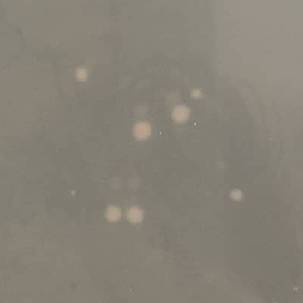
#> input picture images/1.png, 303 x 303 px; its folder holds only this picture in this run
$ python ohtsu_test.py
#> lines starting #> are read from the running program, lines starting #| are printed output that depends on the picture; after the words box and inside, x2 and y2 are one past the last pixel; in counts of white or black regions, pixels touching at a corner belong together
#> further down, img is the input picture: shape (303, 303, 3); mean B, G, R 118.8, 129.9, 135.3
import numpy as np
import os
import cv2
import glob

def otsu(input_image, min = 0, max = 255):

    #各画素の明るさの集計
#> called with min = 0, max = 255
    hist = [np.sum(input_image == i) for i in range(256)]
#> hist = 256 values, max 11957 at index 124, min 0 at index 0, mean 358.6

    s_max = (0,-10)

    for th in range(0, 255, 1):

        #閾値で分けたとりあえずのクラスの要素数
        n1 = sum(hist[:th])
        n2 = sum(hist[th:])

        # それぞれのクラスの画素値の平均
        if n1 == 0 : mu1 = 0
        else : mu1 = sum([i * hist[i] for i in range(0,th)]) / n1
        if n2 == 0 : mu2 = 0
        else : mu2 = sum([i * hist[i] for i in range(th, 256)]) / n2

        # クラス間分散の分子
        s = n1 * n2 * (mu1 - mu2) ** 2

        # クラス間分散の分子の最大値の保持
        if s > s_max[1]:
            s_max = (th, s)
#> this loop made 255 passes
#> s_max on pass 1: (0, 0)
#> after the loop, s_max = (134, 2.72e+11)

    # クラス間分散が最大のときの閾値を取得
    t = s_max[0]
#> t = 134

    # 二値化処理
    input_image[input_image < t] = min
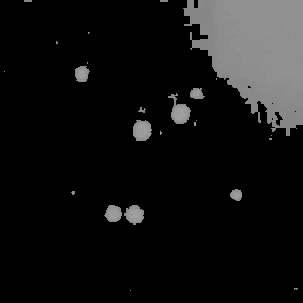
#> input_image: shape (303, 303); min 0, max 166, mean 19.1
    input_image[input_image >= t] = max
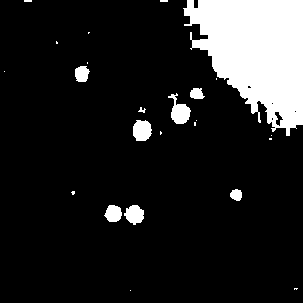
#> input_image: shape (303, 303); 13.5% white; 24 white regions (15 under 20 px)

    return input_image


input_image_links = glob.glob("./images/*")

for input_image_link in input_image_links:
    file_name = os.path.splitext(os.path.basename(input_image_link))[0]

    # 入力画像の読み込み
    img = cv2.imread(input_image_link)

    # グレースケール変換
    gray = cv2.cvtColor(img, cv2.COLOR_RGB2GRAY)

    # 方法1（NumPyで実装）
    two_value = otsu(gray)

    # 結果を出力
    cv2.imwrite(f"./results/{file_name}_result.png", two_value)

    import cv2  #OpenCVのインポート

    contours, hierarchy = cv2.findContours(gray, cv2.RETR_TREE, cv2.CHAIN_APPROX_SIMPLE) #img_binaryを輪郭抽出
#> contours = 29 contours, 20 with area under 20; largest, box (x1, y1, x2, y2) and area: (183, 0, 303, 136) 10386, (168, 93, 191, 124) 314, (133, 120, 152, 141) 295, (124, 205, 144, 225) 252, (104, 205, 122, 222) 206
    cv2.drawContours(img, contours, -1, (0,0,255), 2) #抽出した輪郭を赤色でimg_colorに重ね書き
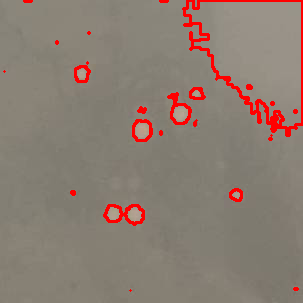
#> img: shape (303, 303, 3); 3.77% of pixels changed, all inside (x1, y1, x2, y2) = (3, 0, 303, 292)
    print(len(contours)) #抽出した輪郭の個数を表示する
#| 29

    cv2.imshow("contours",img) #別ウィンドウを開き(ウィンドウ名 "contours")オブジェクトimg_colorを表示

    cv2.waitKey(0) #キー入力待ち
    cv2.destroyAllWindows() #ウインドウを閉じる

$ run again, on images/3.png
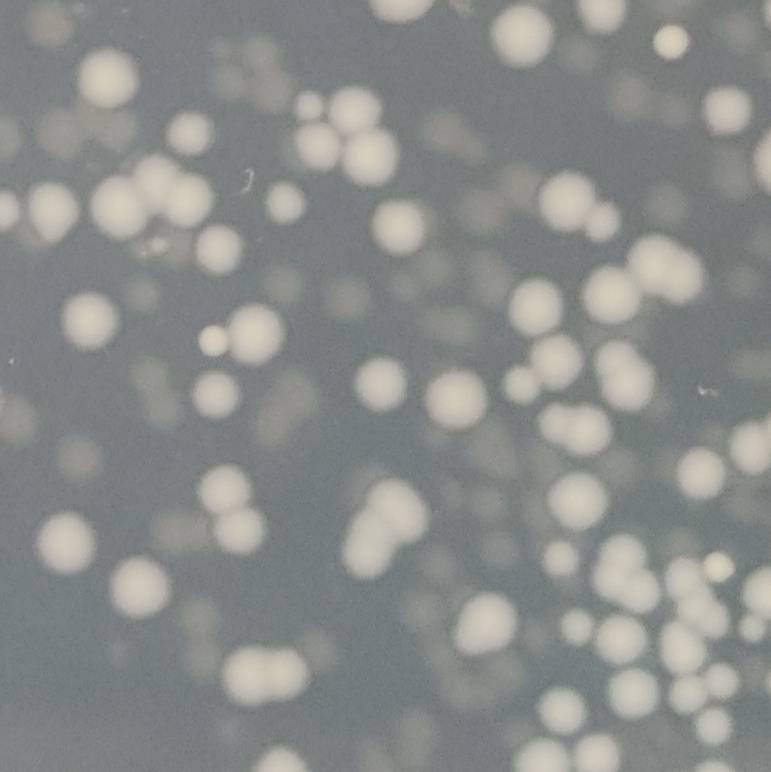
#> input picture images/3.png, 771 x 772 px
#> img is the input picture: shape (772, 771, 3); mean B, G, R 138.8, 140.7, 138.5
#> hist = 256 values, max 44293 at index 126, min 0 at index 0, mean 2325
#> the loop in otsu, `for th in range(0, 255, 1):` made 255 passes
#> s_max on pass 1: (0, 0)
#> after the loop in otsu, `for th in range(0, 255, 1):`: s_max = (156, 1.43e+14)
#> t = 156
#> in otsu, `input_image[input_image >= t] = max`:
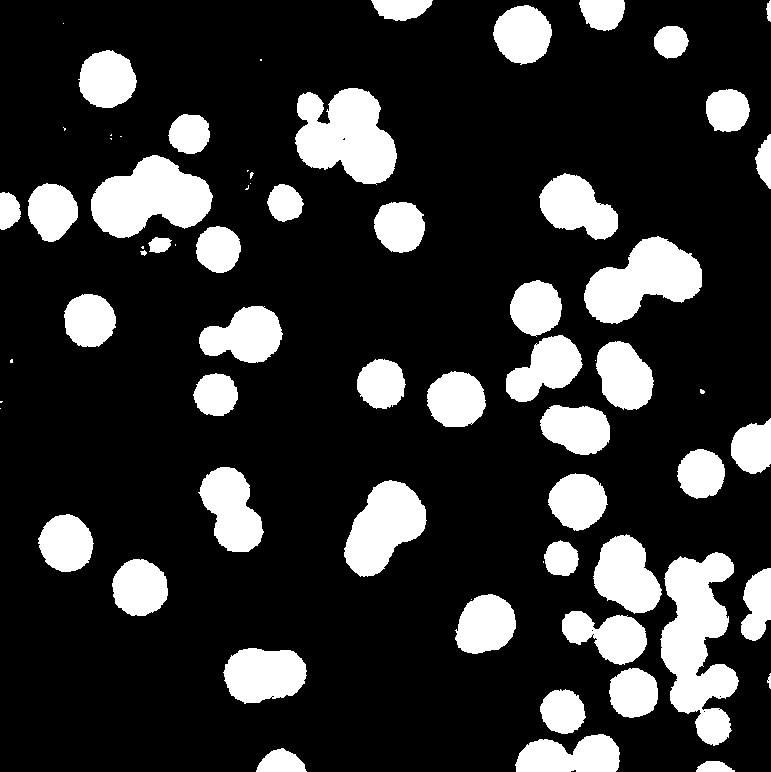
#> input_image: shape (772, 771); 19.5% white; 68 white regions (19 under 20 px)
#> contours = 79 contours, 31 with area under 20; largest, box (x1, y1, x2, y2) and area: (660, 552, 739, 746) 8744, (295, 88, 397, 185) 6650, (91, 155, 213, 238) 6355, (584, 236, 702, 324) 5894, (344, 480, 427, 577) 4808
#> `cv2.drawContours(img, contours, -1, (0,0,255), 2)`:
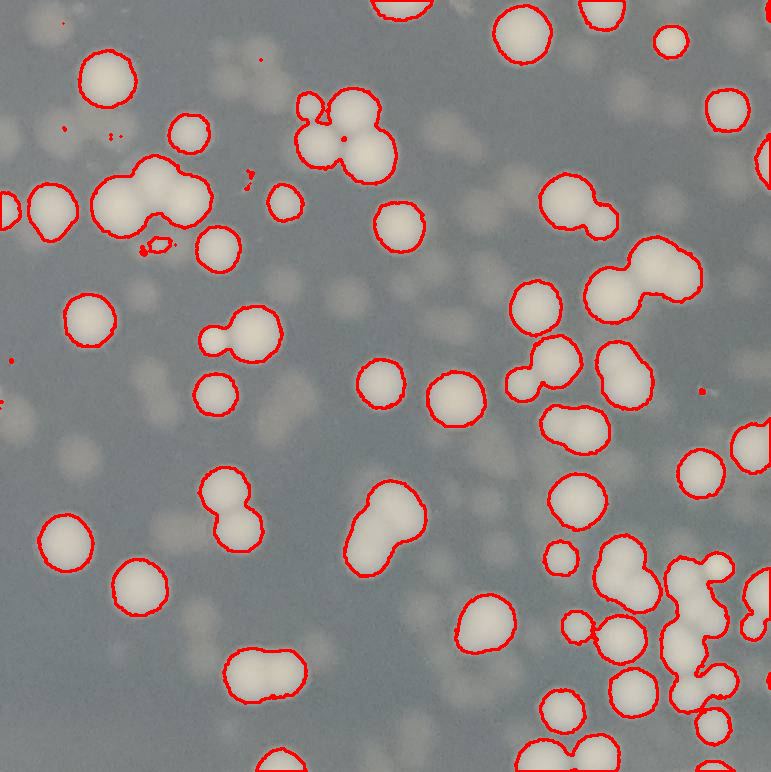
#> img: shape (772, 771, 3); 5.17% of pixels changed, all inside (x1, y1, x2, y2) = (0, 0, 771, 772)
#| 79

$ run again, on images/4.png
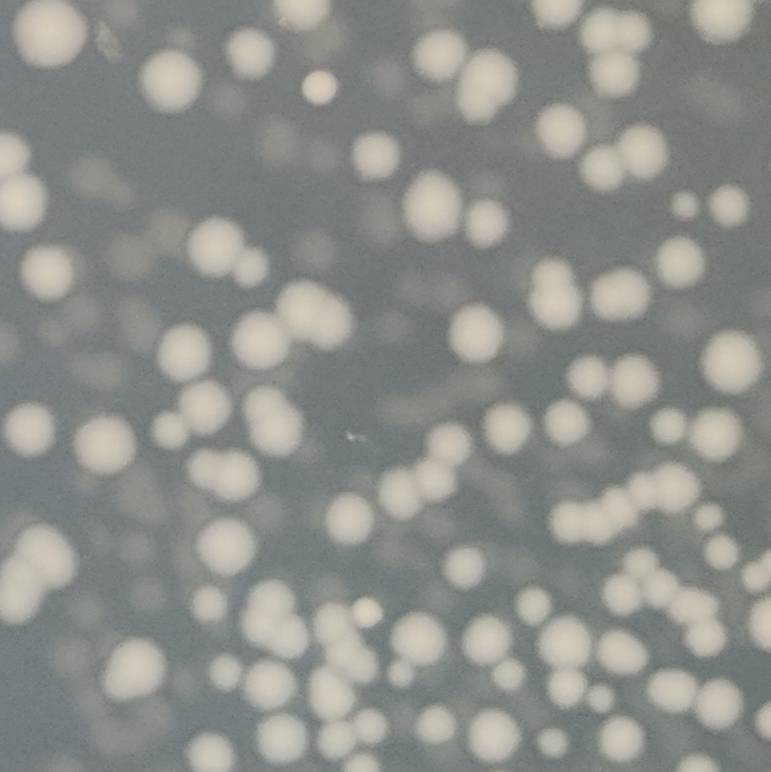
#> input picture images/4.png, 771 x 772 px
#> img is the input picture: shape (772, 771, 3); mean B, G, R 139.2, 143.3, 141.8
#> hist = 256 values, max 32232 at index 124, min 0 at index 0, mean 2325
#> the loop in otsu, `for th in range(0, 255, 1):` made 255 passes
#> s_max on pass 1: (0, 0)
#> after the loop in otsu, `for th in range(0, 255, 1):`: s_max = (154, 1.82e+14)
#> t = 154
#> in otsu, `input_image[input_image >= t] = max`:
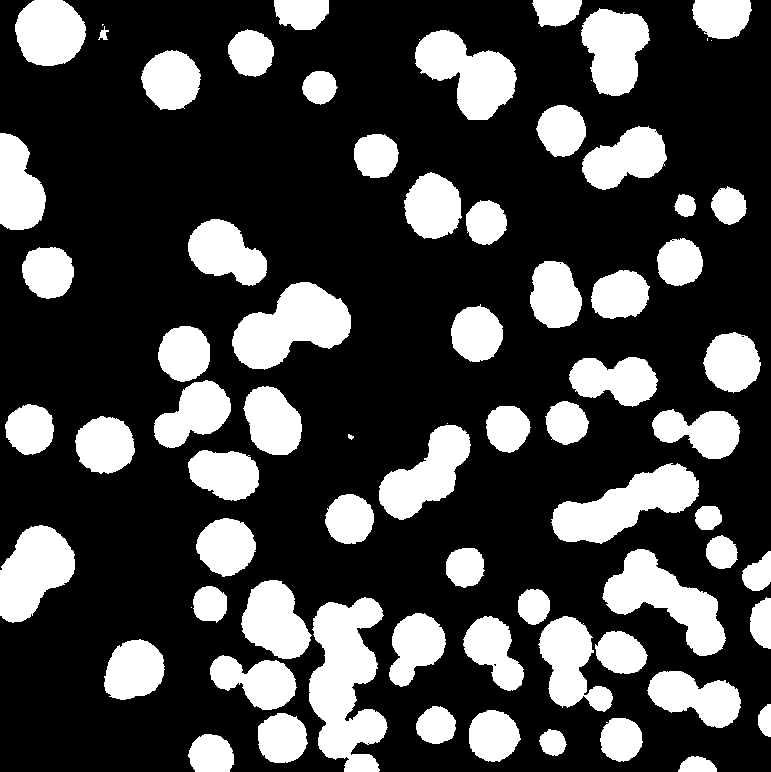
#> input_image: shape (772, 771); 26.9% white; 74 white regions (7 under 20 px)
#> contours = 82 contours, 16 with area under 20; largest, box (x1, y1, x2, y2) and area: (309, 597, 388, 772) 8454, (232, 282, 351, 370) 6030, (551, 463, 699, 544) 5752, (602, 549, 726, 656) 5573, (415, 30, 517, 120) 5018
#> `cv2.drawContours(img, contours, -1, (0,0,255), 2)`:
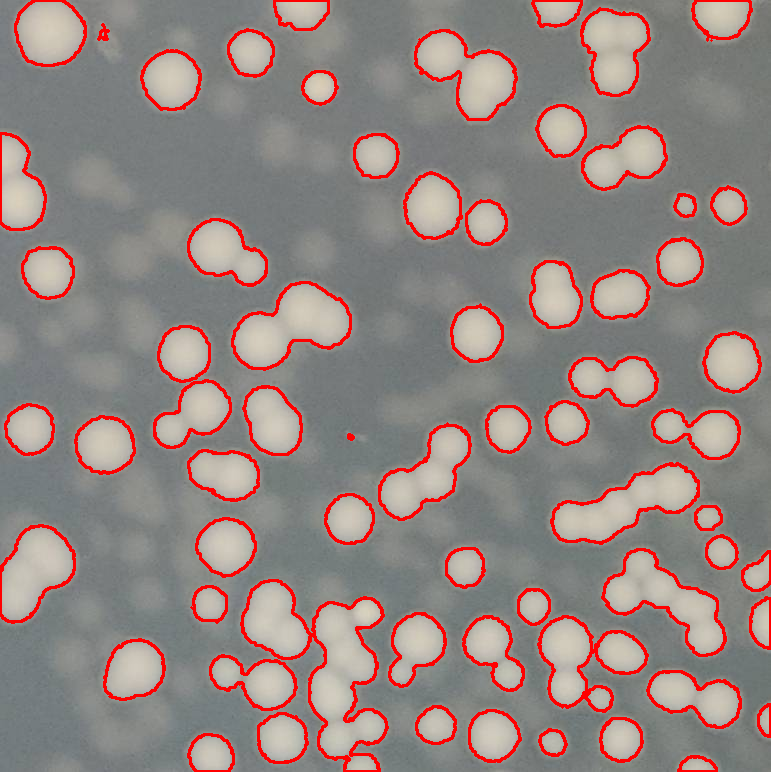
#> img: shape (772, 771, 3); 7.19% of pixels changed, all inside (x1, y1, x2, y2) = (0, 0, 771, 772)
#| 82

$ run again, on images/5.png
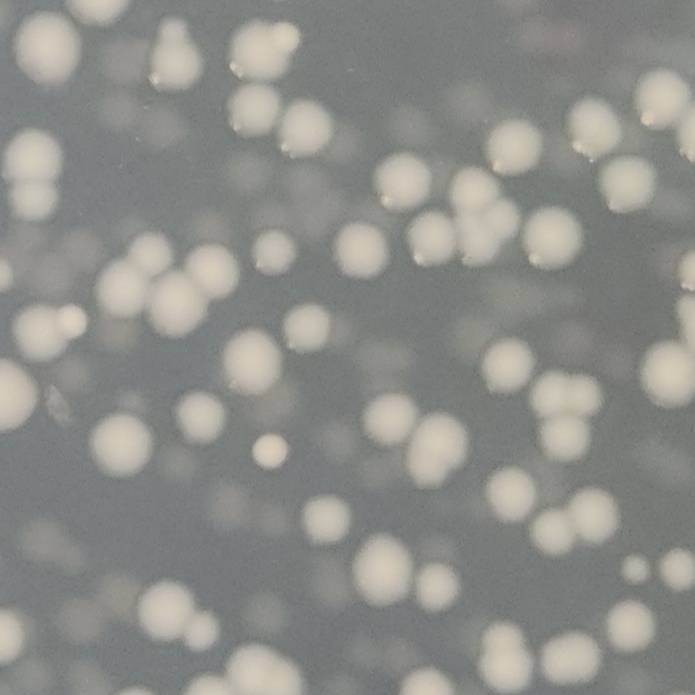
#> input picture images/5.png, 695 x 695 px
#> img is the input picture: shape (695, 695, 3); mean B, G, R 137.7, 142, 141.3
#> hist = 256 values, max 27252 at index 125, min 0 at index 0, mean 1886.8
#> the loop in otsu, `for th in range(0, 255, 1):` made 255 passes
#> s_max on pass 1: (0, 0)
#> after the loop in otsu, `for th in range(0, 255, 1):`: s_max = (155, 1.05e+14)
#> t = 155
#> in otsu, `input_image[input_image >= t] = max`:
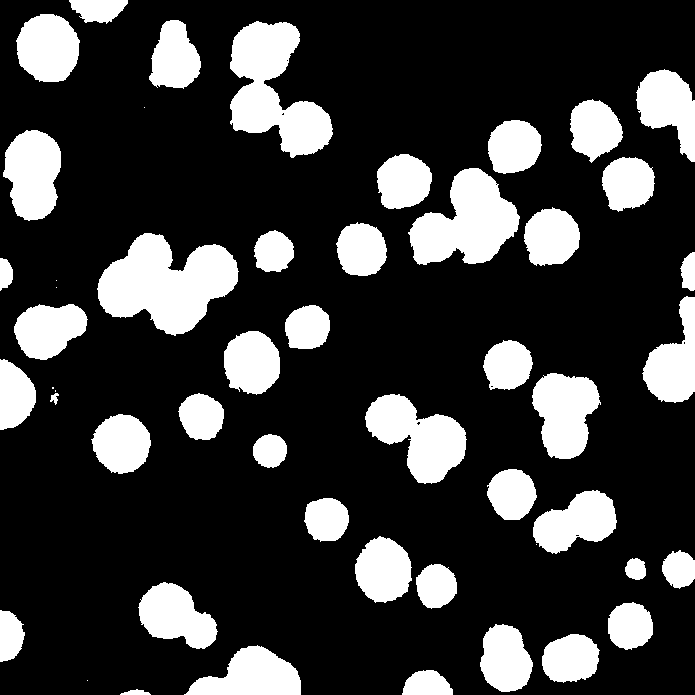
#> input_image: shape (695, 695); 22.8% white; 52 white regions (8 under 20 px)
#> contours = 59 contours, 15 with area under 20; largest, box (x1, y1, x2, y2) and area: (97, 233, 239, 336) 8728, (230, 21, 333, 158) 7396, (408, 168, 520, 265) 6372, (365, 394, 467, 484) 4948, (532, 373, 601, 459) 4038
#> `cv2.drawContours(img, contours, -1, (0,0,255), 2)`:
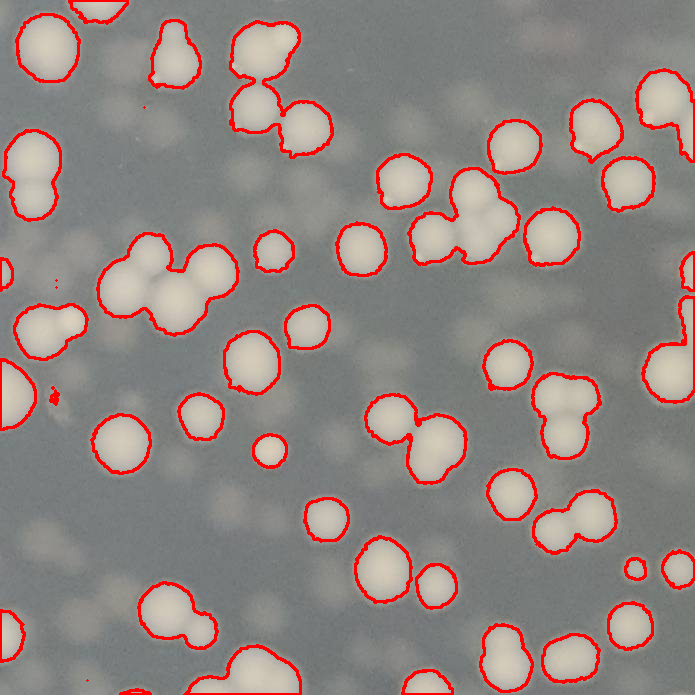
#> img: shape (695, 695, 3); 5.87% of pixels changed, all inside (x1, y1, x2, y2) = (0, 0, 695, 695)
#| 59

$ run again, on images/10.png
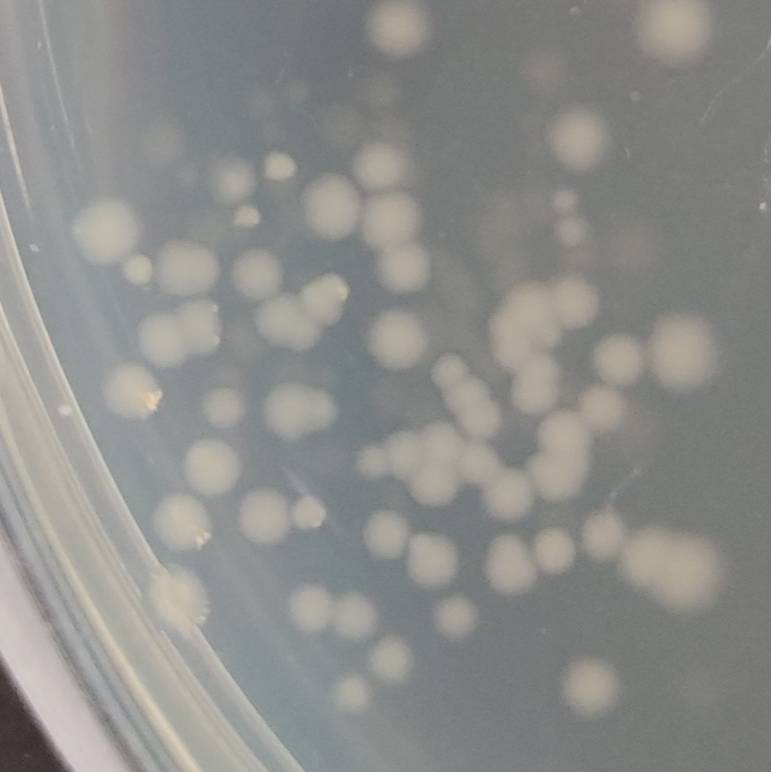
#> input picture images/10.png, 771 x 772 px
#> img is the input picture: shape (772, 771, 3); mean B, G, R 138.8, 141.7, 141.3
#> hist = 256 values, max 33379 at index 122, min 0 at index 0, mean 2325
#> the loop in otsu, `for th in range(0, 255, 1):` made 255 passes
#> (n1, n2, mu1, mu2, s_max) on passes 47, 48, 50, 51, 52, 53, 54, 55: (1, 595211, 45, 140.7, (46, 5.45e+09)), (2, 595210, 45.5, 140.7, (47, 1.08e+10)), (8, 595204, 47.38, 140.7, (49, 4.15e+10)), (30, 595182, 48.57, 140.7, (50, 1.52e+11)), (57, 595155, 49.25, 140.7, (51, 2.84e+11)), (115, 595097, 50.13, 140.7, (52, 5.62e+11)), (240, 594972, 51.1, 140.8, (53, 1.15e+12)), (423, 594789, 51.92, 140.8, (54, 1.99e+12))
#> after the loop in otsu, `for th in range(0, 255, 1):`: s_max = (144, 1.04e+14)
#> t = 144
#> in otsu, `input_image[input_image >= t] = max`:
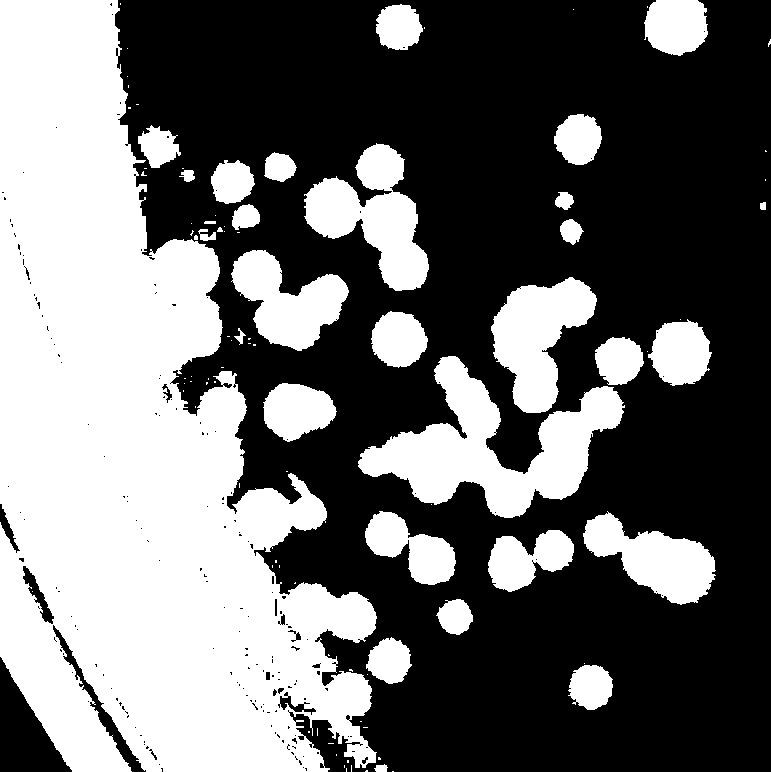
#> input_image: shape (772, 771); 42.2% white; 95 white regions (64 under 20 px)
#> contours = 322 contours, 269 with area under 20; largest, box (x1, y1, x2, y2) and area: (0, 0, 377, 772) 171331, (358, 356, 625, 518) 16914, (304, 143, 429, 291) 8608, (491, 277, 597, 413) 7867, (231, 250, 349, 351) 6221
#> `cv2.drawContours(img, contours, -1, (0,0,255), 2)`:
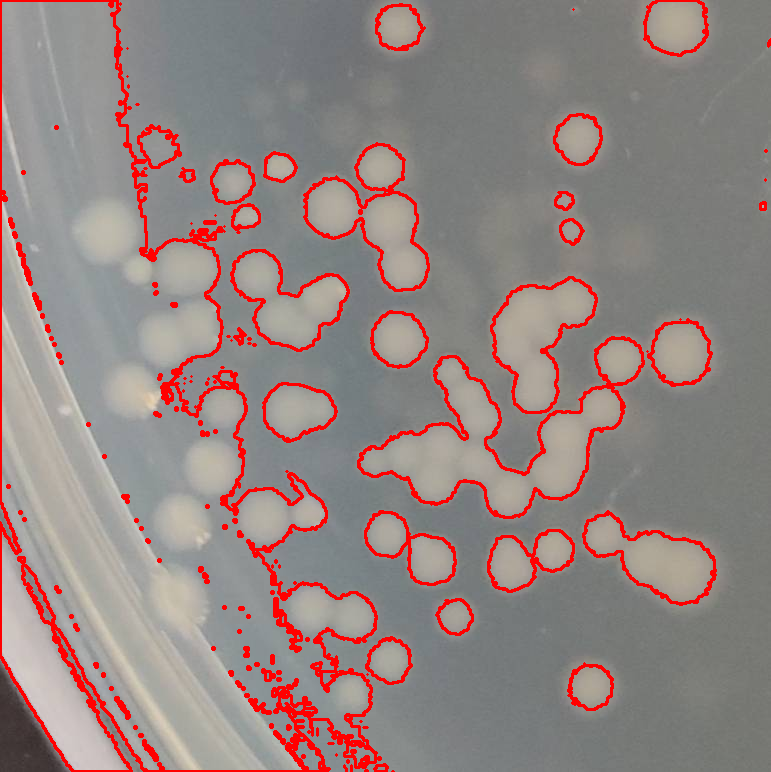
#> img: shape (772, 771, 3); 6.69% of pixels changed, all inside (x1, y1, x2, y2) = (0, 0, 771, 772)
#| 322
